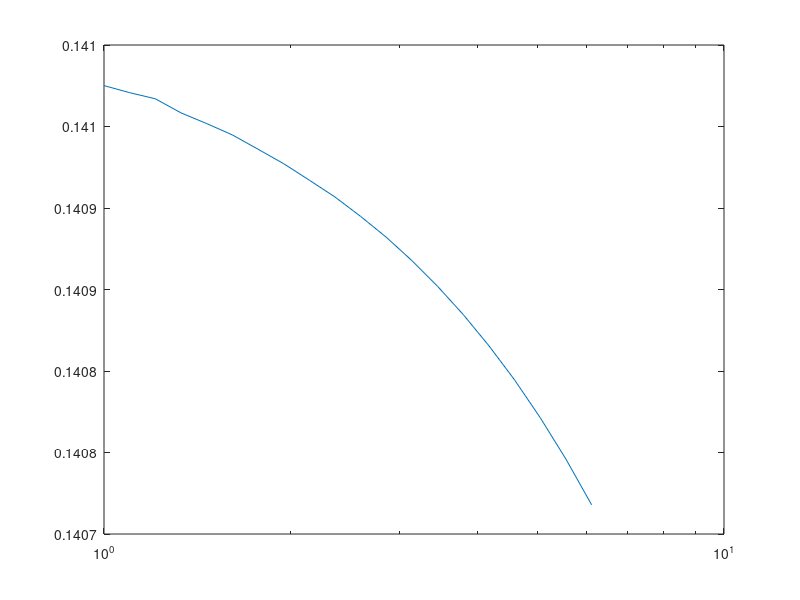

Source code (MATLAB):
function te_fun_test

coef = [1;1];
der = [1,0
       0,1];
% der = [0,1];
order = 2;
nx = 3;
nc = 2;
   
   [te_der] = te_1d(der, coef, order);

% te_der=[     1     1
%              2     1
%              0     2
%              0     3 ];
% %    
%    func.rho = @(x) 1+0.2*x.^4;
%    dfun.rho = @(x) 0.8*x.^3;
%    func.u = @(x) 10-3*x.^4;
%    dfun.u = @(x) -12*x.^3;
   
   exponent = [0,1,2,3,4];
%    Coef(1,:) = [1,-0.1,0.05,0.1];
   Coef(2,:) = [10, 2,-1,0.5,3];
   
   Coef(1,:) = [3,0,0,0,0];
%    Coef(2,:) = [100, 2,-1,0.5];
%    Coef(1,:) = [1,-0.1,0,0,0.2];
%    Coef(2,:) = [10, 1,0,0, 3];
         
   func.rho = Coef(1,:);
   func.u = Coef(2,:);
   func.exp = exponent;
%    func.rho = @(x) sum(Coef(1,:).*x.^exponent);
%    dfun.rho = @(x) sum(Coef(1,2:end).*exponent(2:end).*x.^(exponent(2:end)-1));
%    func.u = @(x) sum(Coef(2,:).*x.^exponent);
%    dfun.u = @(x) sum(Coef(2,2:end).*exponent(2:end).*x.^(exponent(2:end)-1));
   
   x00 = 0.5;
   dx0 = 0.01;
   x0vec = x00:dx0:x00+dx0*(size(te_der,1)-2);
%    x0vec = x00:dx0:x00+dx0*(40-1);
   for nn = 1:length(x0vec)
       
%        ns = [2,1];
%        scale = poly(x0vec(nn),Coef(ns(nn),:),exponent,0);
       for j = 1:size(te_der,2)
           for i = 1:size(te_der,1)-1
               der_mat(i,j) = poly(x0vec(nn),Coef(j,:),exponent,te_der(i,j));%./scale;
           end
       end
       row = prod(der_mat,2)';
       A(nn,:) = row;
   end
%    Ainv = (A'*A)^-1*A';

%    scale = max(A);
%    for i = 1:size(A,1)
%        A(i,:) = A(i,:)./scale;
%    end
   Ainv = A^-1;
   
   dx = 0.001;
   r=1.1;
   for i = 1:20

       for nn = 1:length(x0vec)
       
       x0 = x0vec(nn);
       
       h(i) = 1/r^(i-1);
       dxvec(i) = dx;
       x = dx*[0:nc+1]-x0;
       te(nn,i) = -(disc_scheme_2nd_order(x,func,nc) - cont_scheme(x,func,nc));

       end
       
       b = te(:,i)./dx.^2;
       te_coef(:,i) = Ainv*b;%.*scale';
%        R(i) = 1-sqrt( sum( (A*te_coef(:,i) - b).^2 )/(length(b)-length(te_coef(:,i))) );
   dx = dx/r;
   end
%    loglog(h,te);
   p = log(te(:,1:end-1)./te(:,2:end))./log(r);

   [N,D] = rat(te_coef(:,end),1e-3);
   pcoef = log( abs(te_coef(:,1:end-2) - te_coef(:,2:end-1))./abs(te_coef(:,2:end-1)-te_coef(:,3:end)))./log(r);
   te_coefs = te_coef(:,end) - (te_coef(:,end-1) - te_coef(:,end))/(r^1-1);
   [N,D] = rat(te_coefs,1e-3)
   semilogx(h./h(end),te_coef);

   
function f = poly(x,coef,p,der)
  if der == 0
        c = coef;
        f = sum(c.*x.^p);
  elseif der == 1
    c = coef(2:end).*p(2:end);
    f = sum( c.*x.^(p(2:end)-1) );
   
  elseif der == 2
    c = coef(3:end).*p(3:end).*(p(3:end)-1);
    f = sum( c.*x.^(p(3:end)-2) );  
  
  elseif der == 3
    c = coef(4:end).*p(4:end).*(p(4:end)-1).*(p(4:end)-2);
    f = sum( c.*x.^(p(4:end)-3) );  
    
  elseif der == 4
    c = coef(5:end).*p(5:end).*(p(5:end)-1).*(p(5:end)-2).*(p(5:end)-3);
    f = sum( c.*x.^(p(5:end)-4) );
    
  else
    f = 0;
    
  end
    
function [te] = te_1d(der, coef, order)
%% automatic truncation error calculation

% 1D Mass
% dx = [1, 0
%       0, 1];


 
% output
% coef = [1, 2, 1]';
% der  = [0, 1
%         1, 1
%         1, 0];
   
% dy = [1, 0
%       0, 1];
dmax = 1;
% order = 2;
% T = f(x+dx) = f(x) + df/dx*dx + d2f/dx2*dx^2 * dx^2/2 + d3f/dx3 * dx^3/6 + ...
T(1) = 0;
for n = 1:order+2
    T(n+1) = 1/factorial(n); %1/factorial(n)
end

for n = 1:order-dmax

    cnt = 1;
    for term = 1:size(der,1);

        for d = 1:size(der,2)
%             for dd = 1:size(der,2)

             if der(term,d)>0
              der_out(cnt,:) = der(term,:);
              der_out(cnt,d) = der(term,d)+2;
              cnt = cnt + 1;
%              end
             
             
            end
%              der_out(cnt,:) = der(term,:);
%              der_out(cnt,d) = der(term,d)+2;
%              cnt = cnt + 1;
        end
    end

    der = der_out;
    
end

term = 1;
der = sortrows(der);
for row = 1:size(der,1)-1
   cnt = 1;
   if (der(row,1)~=-1)
       te(term,:) = der(row,:);
       while der(row,:)== der(row+cnt,:)
         der(row+cnt,:) = -ones(1,size(der,2));
         cnt = cnt + 1;
       end
       te_coef(term,1) = cnt;
       term = term + 1;
   end

end

if (length(der(:,1))>1)
    if (der(end,1)~=-1)
       te = [te; der(end,:)];
       te_coef = [te_coef;1];
    end
else
    te = der;
%     te_coef = te_coef;
end

% [temp,I] = sort(te,2);
% [~,I2] = sortrows(temp);
% te = te(I2,:);

function [s] = cont_scheme(x,func, i)

rho = poly(x(i),func.rho,func.exp,0);
drdx = poly(x(i),func.rho,func.exp,1);

u = poly(x(i),func.u,func.exp,0);
dudx = poly(x(i),func.u,func.exp,1);

s = rho.*dudx + u.*drdx;
% s = drdx;

function [resid] = disc_scheme_2nd_order(x,func,i)

for n = 1:length(x)
    rho(n) = poly(x(n),func.rho,func.exp,0);
    u(n) = poly(x(n),func.u,func.exp,0);
end
resid = rho(2)*(u(3) - u(1))./(x(3)-x(1)) + u(2)*( rho(3) - rho(1) )./(x(3)-x(1));
% resid = ( rho(3) - rho(1) )./(x(3)-x(1));
% resid = ( -3/2*rho(i) + 2*rho(i+1) - 1/2*rho(i+2) )/(x(i+1)-x(i));
% resid = rho(i)*( u(i-2)/12 - 2*u(i-1)/3 + 2*u(i+1)/3 - u(i+2)/12) + ...
%         u(i)*( rho(i-2)/12 - 2*rho(i-1)/3 + 2*rho(i+1)/3 - rho(i+2)/12);